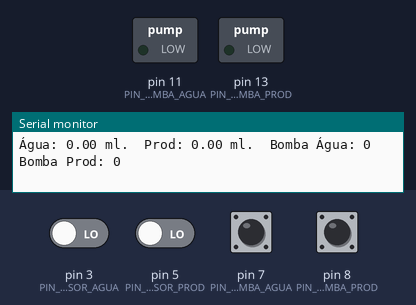
A sketch run on a simulated Arduino Uno, built with avr-gcc and run on an emulated ATmega328P. Shown: switched loads named in the sketch (green lamp = pin HIGH), the last lines printed to the serial monitor. Inputs (shaded band) come from the test bench; at power-on: pin 7 (PIN_ONOFF_BOMBA_AGUA), pin 8 (PIN_ONOFF_BOMBA_PROD) HIGH, pin 3 (PIN_SENSOR_AGUA), pin 5 (PIN_SENSOR_PROD) LOW.

Above: at 1.2 s.
1.3 s: pin 7 (PIN_ONOFF_BOMBA_AGUA) pulled LOW for 0.15 s
At 1.37 s:
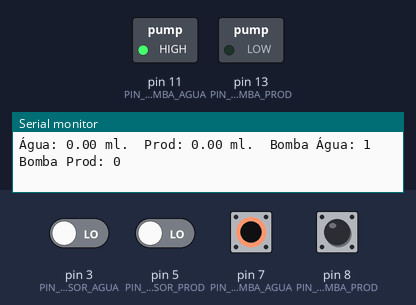
2.9 s: pin 8 (PIN_ONOFF_BOMBA_PROD) pulled LOW for 0.15 s
At 2.97 s:
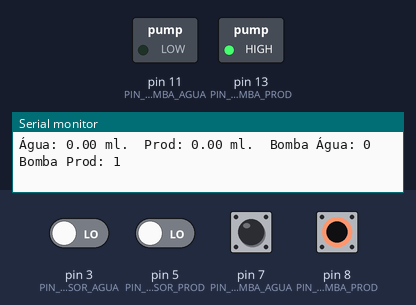
4.5 s: pin 7 (PIN_ONOFF_BOMBA_AGUA) driven LOW and pin 8 (PIN_ONOFF_BOMBA_PROD) driven LOW
At 5.1 s:
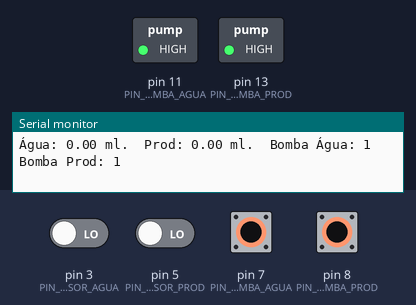
6.0 s: pin 7 (PIN_ONOFF_BOMBA_AGUA) driven HIGH
At 7.2 s:
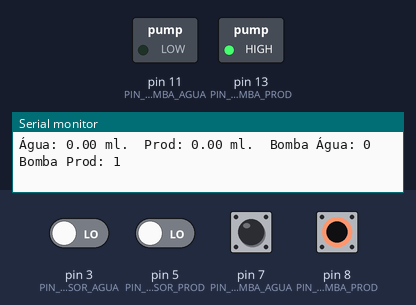
7.5 s: pin 7 (PIN_ONOFF_BOMBA_AGUA) driven LOW
At 8.5 s:
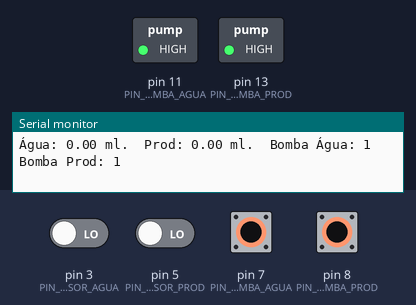
Timing chart, 0 to 10.0 s (numbered marks = the images above; inputs shaded):
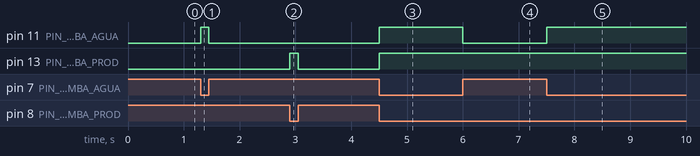

Measured:
- after the input at 1.3 s, pin 11 (PIN_BOMBA_AGUA): LOW → HIGH at once, → LOW 0.15 s later
- after the input at 2.9 s, pin 13 (PIN_BOMBA_PROD): LOW → HIGH at once, → LOW 0.15 s later
- after the input at 4.5 s, pin 11 (PIN_BOMBA_AGUA), pin 13 (PIN_BOMBA_PROD): LOW → HIGH at once
- after the input at 6.0 s, pin 11 (PIN_BOMBA_AGUA): HIGH → LOW at once
- after the input at 7.5 s, pin 11 (PIN_BOMBA_AGUA): LOW → HIGH at once

The sketch:

codigo_teste_sensores_e_bomba_bruna_sem_interrupcao.ino
```cpp
#define PIN_SENSOR_AGUA 3
#define PIN_SENSOR_PROD 5
#define PIN_BOMBA_AGUA 11
#define PIN_BOMBA_PROD 13
#define PIN_ONOFF_BOMBA_AGUA 7
#define PIN_ONOFF_BOMBA_PROD 8

unsigned long count_pulsos_agua;
unsigned long count_pulsos_prod;

unsigned long last_millis;
unsigned long current_millis;

bool pin_sensor_agua_last_reading;
bool pin_sensor_prod_last_reading;
bool pin_sensor_agua_current_reading;
bool pin_sensor_prod_current_reading;

bool status_agua;
bool status_prod;

void interrupt_sensor_agua() {
  count_pulsos_agua++;
}

void interrupt_sensor_prod() {
  count_pulsos_prod++;
}

void setup() {
  Serial.begin(115200);
  pinMode(PIN_BOMBA_AGUA, OUTPUT);
  pinMode(PIN_BOMBA_PROD, OUTPUT);
  pinMode(PIN_ONOFF_BOMBA_AGUA, INPUT_PULLUP);
  pinMode(PIN_ONOFF_BOMBA_PROD, INPUT_PULLUP);
  pinMode(PIN_SENSOR_AGUA, INPUT);
  pinMode(PIN_SENSOR_PROD, INPUT);
  status_agua = HIGH; status_prod = LOW;
}

void loop() {
  // Lendo sensr agua sem usar interrupt:
  pin_sensor_agua_current_reading = digitalRead(PIN_SENSOR_AGUA);
  if ( !pin_sensor_agua_last_reading && pin_sensor_agua_current_reading) { // Detectada borda de subida
    interrupt_sensor_agua();
  }
  pin_sensor_agua_last_reading = pin_sensor_agua_current_reading;

  // Lendo sensor prod sem usar interrupt
  pin_sensor_prod_current_reading = digitalRead(PIN_SENSOR_PROD);
  if ( !pin_sensor_prod_last_reading && pin_sensor_prod_current_reading) { // Detectada borda de subida
    interrupt_sensor_prod();
  }
  pin_sensor_prod_last_reading = pin_sensor_prod_current_reading;

  // Verificando se deve ligar as bombas
  status_agua = !digitalRead(PIN_ONOFF_BOMBA_AGUA);
  status_prod = !digitalRead(PIN_ONOFF_BOMBA_PROD);
  digitalWrite(PIN_BOMBA_AGUA, status_agua); digitalWrite(PIN_BOMBA_PROD, status_prod);

  current_millis = millis();
  if (current_millis - last_millis > 100) {
    last_millis = current_millis;
    //Mostrando
    Serial.print("Água: "); Serial.print(1000 * count_pulsos_agua / 330.00); Serial.print(" ml.\t");
    Serial.print("Prod: "); Serial.print(1000 * count_pulsos_prod / 330.00); Serial.print(" ml.\t");
    Serial.print("Bomba Água: "); Serial.print(int(status_agua)); Serial.print("\t");
    Serial.print("Bomba Prod: "); Serial.print(int(status_prod)); Serial.print("\n");
  }
}
```
